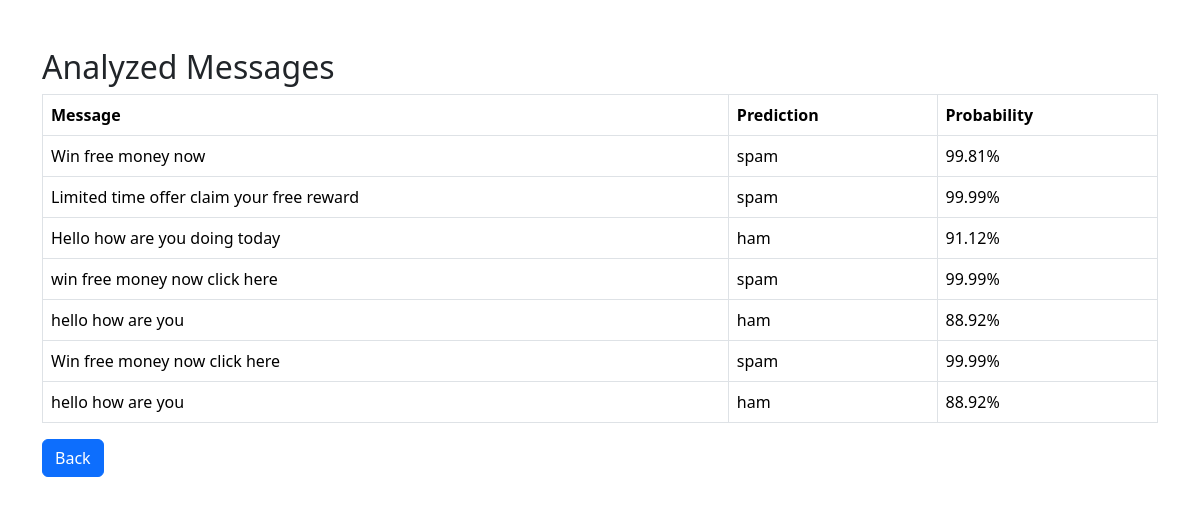
The app's page /history with its own data.
### tables this page shows
CREATE TABLE messages(
        id INTEGER PRIMARY KEY AUTOINCREMENT,
        message TEXT,
        prediction TEXT,
        probability REAL
    );

### app.py (the view)
@app.route("/history")
def history():
    conn = sqlite3.connect("messages.db")
    cursor = conn.cursor()
    cursor.execute("SELECT message, prediction, probability FROM messages")
    rows = cursor.fetchall()
    conn.close()
    return render_template("history.html", rows=rows)

### templates/history.html (shortened to what this page needs)
<!DOCTYPE html>
<html>
<head>
<link href="https://cdn.jsdelivr.net/npm/bootstrap@5.3.2/dist/css/bootstrap.min.css" rel="stylesheet">
</head>
<body class="container mt-5">
<h2>Analyzed Messages</h2>
<table class="table table-bordered">
<tr>
<th>Message</th>
<th>Prediction</th>
<th>Probability</th>
</tr>
{% for row in rows %}
<tr>
<td>{{ row[0] }}</td>
<td>{{ row[1] }}</td>
<td>{{ row[2] }}%</td>
</tr>
{% endfor %}
</table>
<a href="/" class="btn btn-primary">Back</a>
</body>
</html>

### records on screen
messages: message "Win free money now", prediction "spam", probability "99.81"
messages: message "Limited time offer claim your free reward", prediction "spam", probability "99.99"
messages: message "Hello how are you doing today", prediction "ham", probability "91.12"
messages: message "win free money now click here", prediction "spam", probability "99.99"
messages: message "hello how are you", prediction "ham", probability "88.92"
messages: message "Win free money now click here", prediction "spam", probability "99.99"
messages: message "hello how are you", prediction "ham", probability "88.92"
